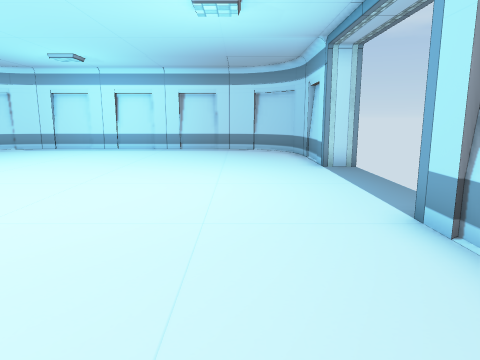
[1] (above)

12 first-person views from a walk through a 3-D level made in the Unity game engine. The camera is 1.4 m above the floor, tilts 10° down and sees 70° across. Doors are open. The floor is counted in squares, 1 m on a side. Each view is taken from the middle of a square. On the plan, view 1 faces up. The plan holds only what a view shows up to about 15 squares ahead; the rest is blank. Some surface patterns are stand-ins.

[2]
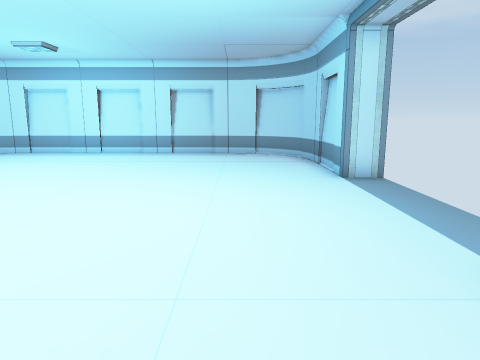

[3]
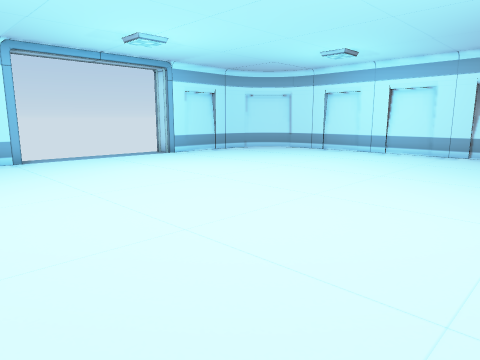

[4]
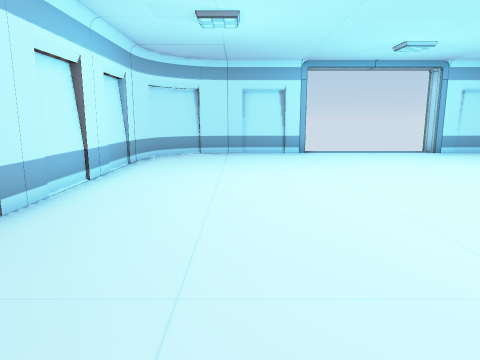

[5]
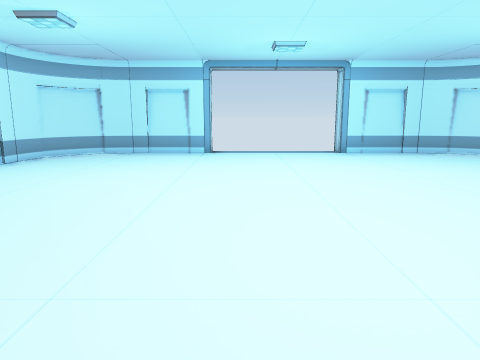

[6]
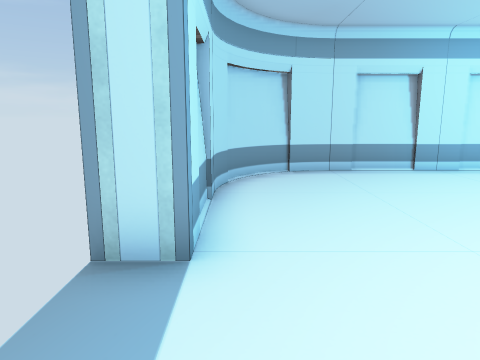

[7]
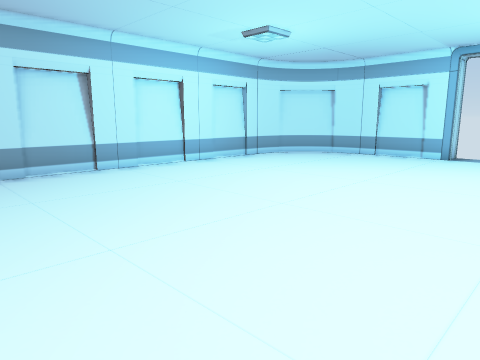

[8]
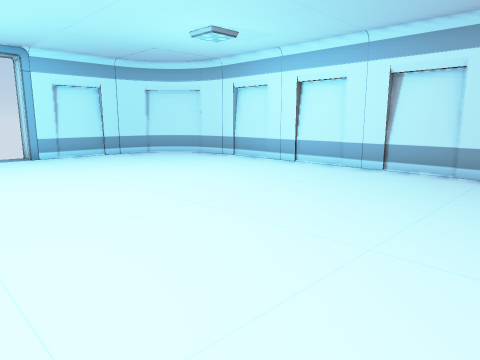

[9]
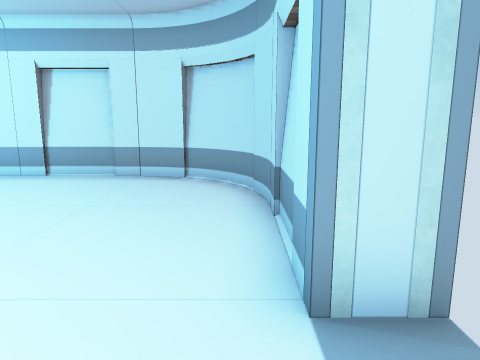

[10]
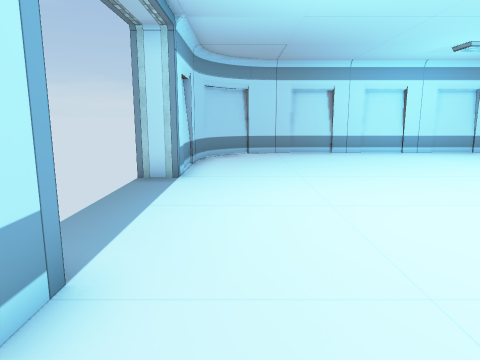

[11]
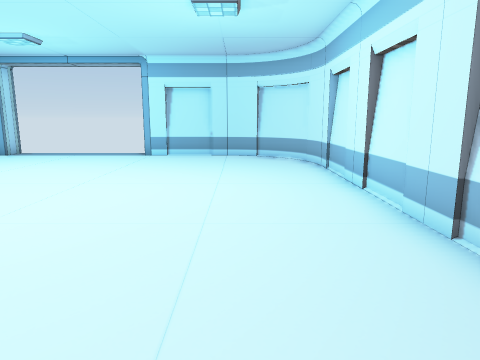

[12]
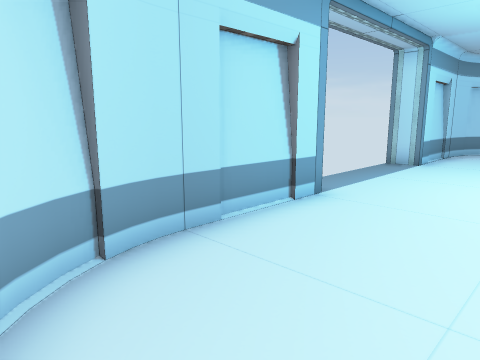

### Floor plan
Points are (right, up) in squares from view 1. A wall is a line through its corners. A room is listed if a view was taken in it or the views show most of it. See-through windows are left out.
Room 1 (views 1, 2, 3, 4, 5, 6, 7, 8, 9, 10, 11, 12)
walls: (2.5, 10.2) (2.5, 14); (-12.5, 4.8) (-12.5, 1); (2.7, 11.1) (2.7, 12.9); (2.5, 13.9) (2.4, 14.4); (-12.5, 14) (-12.5, 10.2); (2.4, 14.3) (2.2, 14.7); (-5.9, -1.7) (-4.3, -1.7); (-9.8, 16.5) (-10.3, 16.4); (-12.4, 14.4) (-12.5, 13.8); (-10.2, 16.4) (-10.7, 16.3); (-12.2, 14.8) (-12.4, 14.3); (-3, -1.7) (-1.1, -1.7); (2.4, 14.6) (2.1, 15.2); (0.3, 16.4) (-0.2, 16.5); (0, 16.6) (-10, 16.6); (0.7, 16.3) (0.2, 16.4); (2.2, 15.1) (1.7, 15.7) (1.1, 16.2); (-12.5, 1.2) (-12.4, 0.7); (-10.7, 16.4) (-11.1, 16.1); (1.9, 15.5) (1.4, 15.9); (1.2, 16.1) (0.7, 16.4); (-11.1, 16.2) (-11.7, 15.8) (-12.2, 15.1); (-11.5, 15.9) (-12, 15.4) (-12.4, 14.6); (2.5, 1) (2.5, 4.8); (-12.4, 0.8) (-12.2, 0.3); (-8.9, -1.7) (-7.3, -1.7); (2.4, 0.6) (2.5, 1.1); (2.3, 0.3) (2.4, 0.8); (-12.4, 0.3) (-12.1, -0.3) (-11.4, -1) (-10.6, -1.4); (-0.1, -1.5) (0.3, -1.4); (-10, -1.5) (0, -1.5); (0.2, -1.4) (0.7, -1.2); (-10.7, -1.2) (-10.2, -1.4); (-12.2, -0.1) (-11.7, -0.7) (-11.1, -1.2); (-10.4, -1.4) (-9.9, -1.5); (0.6, -1.4) (1.2, -1.1); (1.8, -0.6) (2.2, 0); (1.5, -0.9) (2, -0.4) (2.3, 0.2); (1.1, -1.2) (1.6, -0.8)
ways out: open door at (-13, 7.5); open door at (3, 7.5)

Positions as (right, up) in squares from view 1, and headings:
1: (0, 0), facing up
2: (0, 2), facing up
3: (0, 2), facing up-left
4: (2, 2), facing left
5: (2, 6), facing left
6: (2, 8), facing down
7: (1, 8), facing down-left
8: (1, 7), facing up-left
9: (2, 8), facing up
10: (1, 13), facing down
11: (1, 14), facing left
12: (-1, 16), facing down-right
